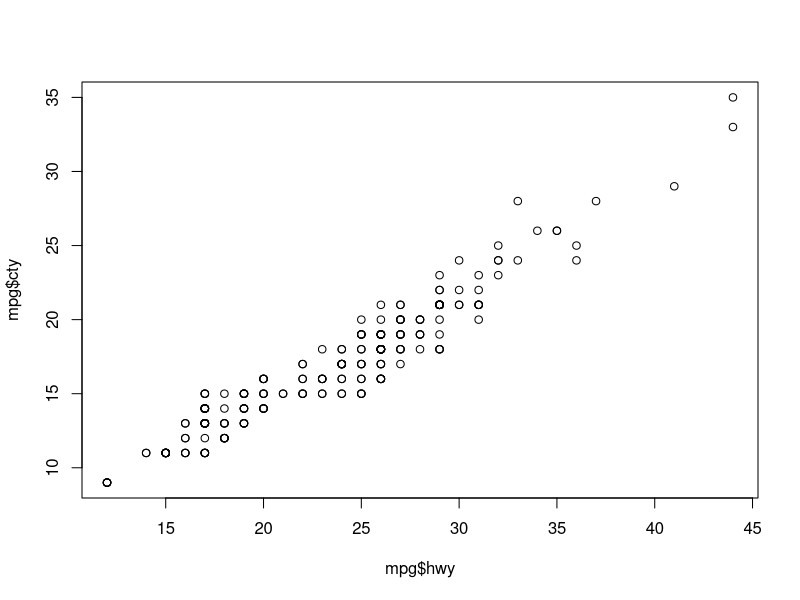
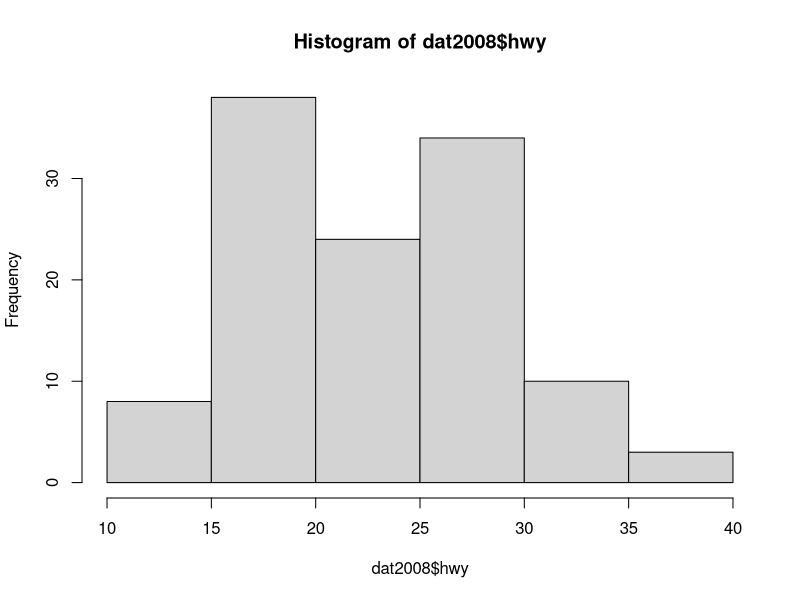
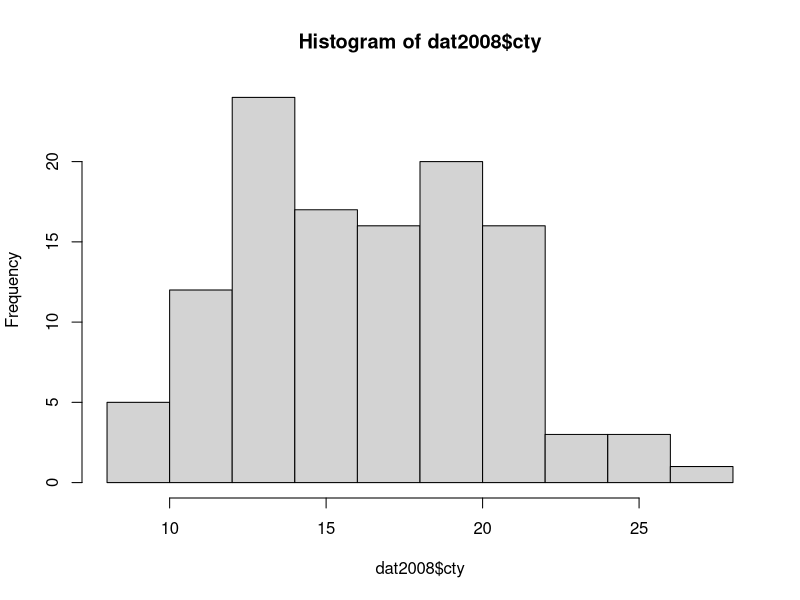
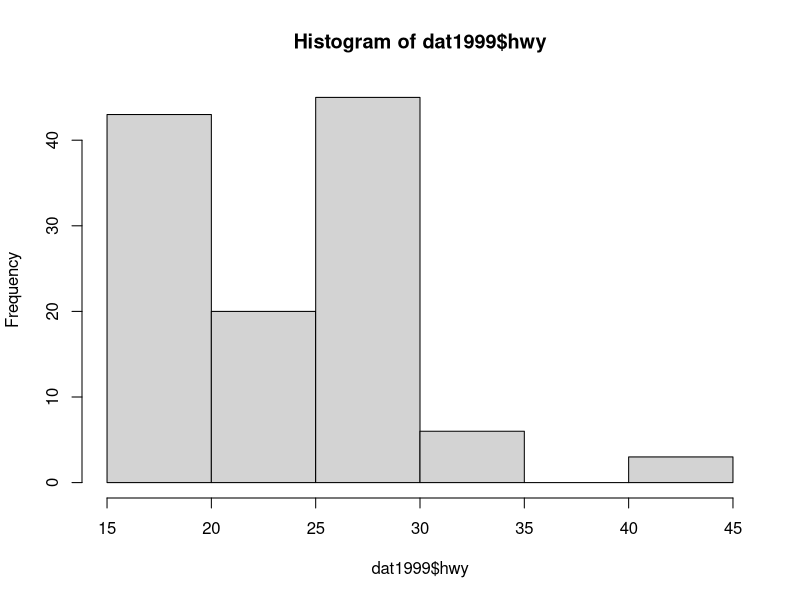
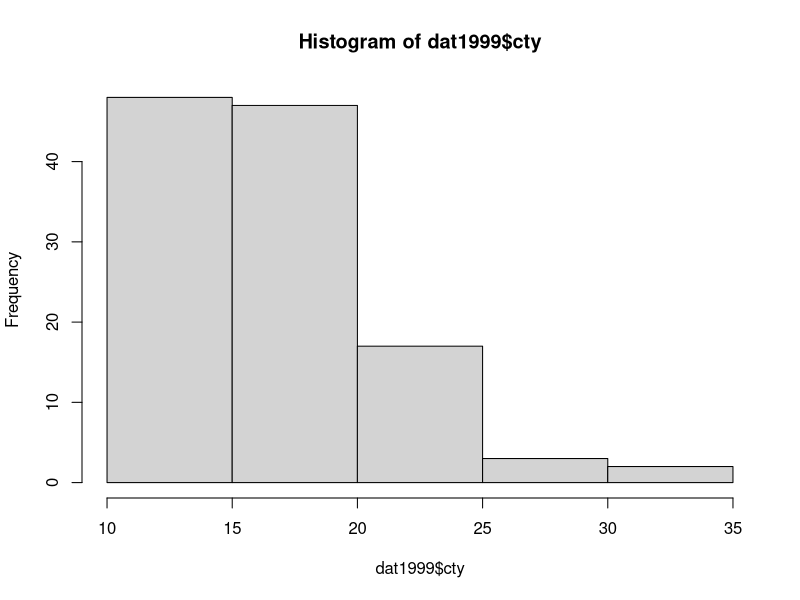

Write R code to recreate these figures, in order.
## ---- chunk 1
knitr::opts_chunk$set(echo = TRUE)
## ---- chunk 2
h <- 15
l <- -(10)
cel <- c((h-32)*5/9, (l-32)*5/9)
cel 
## ---- chunk 3
vec200 <- rep(c(1,0),length.out=200)
vec200
## ---- chunk 4
sqrt(1001)
a <- 1:31
numperfect <- a^2
numperfect
## ---- chunk 5
library(ggplot2)
top3 <- head((mpg[order(-mpg$hwy),]),3)
top3
## ---- chunk 6

a <-mpg[mpg$class == "compact",]
numCompact <- length(unique(a$model))
numCompact
## ---- chunk 7
plot(mpg$hwy, mpg$cty)

#There are so few points visable because a lot of the points overlap. There are multiple cars with the same city and highway miles per gallon, which makes it look like one point when there is actually multiple points overlapping. 
## ---- chunk 8
dat2008 <- mpg[mpg$year == 2008, ]
dat1999 <- mpg[mpg$year == 1999, ]
hwy2008mean <- mean(dat2008$hwy, na.rm=TRUE)
hwy1999mean <- mean(dat1999$hwy, na.rm=TRUE)
hwy2008mean
hwy1999mean 
cty2008mean <- mean(dat2008$cty, na.rm=TRUE)
cty1999mean <- mean(dat1999$cty, na.rm=TRUE)
cty2008mean
cty1999mean 
#This shows that in 2008, the hwy MPG was higher than in 1999. However, the City MPG was higher in 1999, than in 2008. 
hist(dat2008$hwy)
hist(dat2008$cty)
hist(dat1999$hwy)
hist(dat1999$cty)
